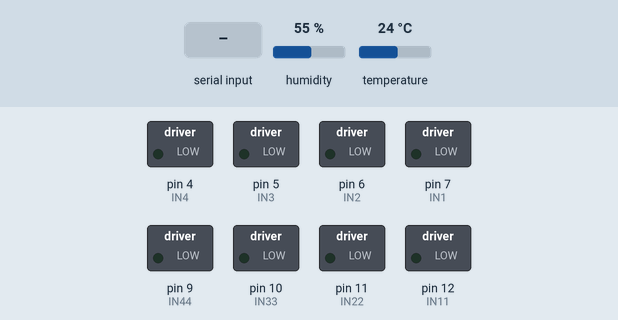
Bench run of a sketch on a simulated Arduino Uno, built with avr-gcc and run on an emulated ATmega328P. On the bench: switched loads named in the sketch (green lamp = pin HIGH). Inputs (shaded band) come from the test bench; at power-on: humidity 55 %, temperature 24 °C. What the sketch prints to the serial monitor is not drawn.

Above: at 1.2 s.
1.3 s: "A" received over Serial
At 2.4 s:
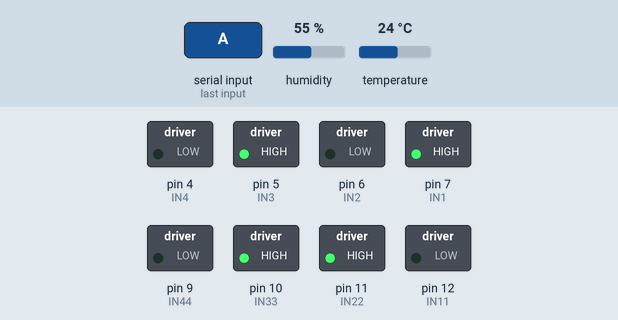
2.8 s: "B" received over Serial
At 3.5 s:
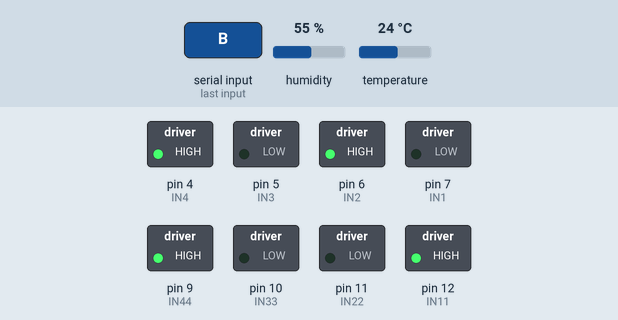
4.3 s: "C" received over Serial
At 5.0 s:
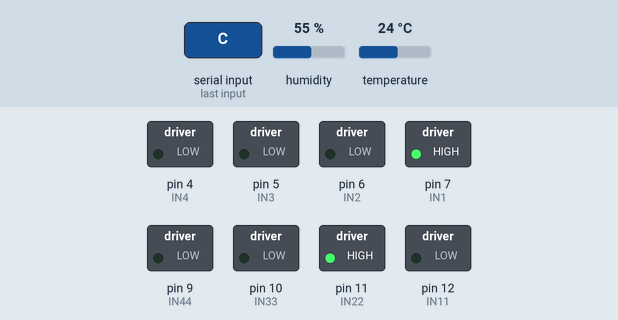
5.8 s: "D" received over Serial
At 7.0 s:
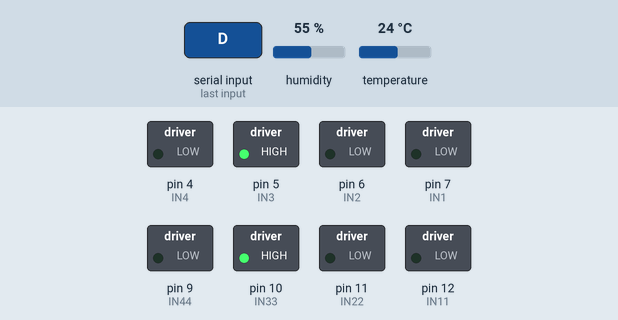
7.3 s: "X" received over Serial
At 8.3 s:
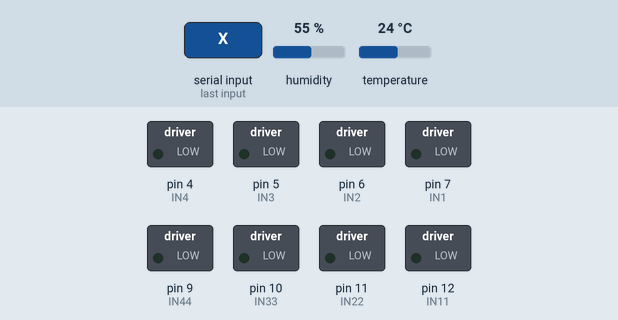
13.3 s: "A" received over Serial
At 13.77 s:
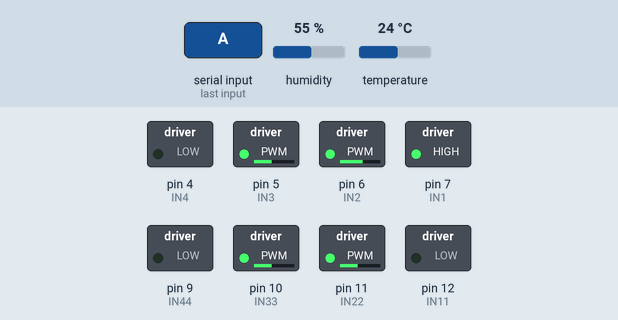
Timing chart, 0 to 16.3 s (numbered marks = the images above; inputs shaded):
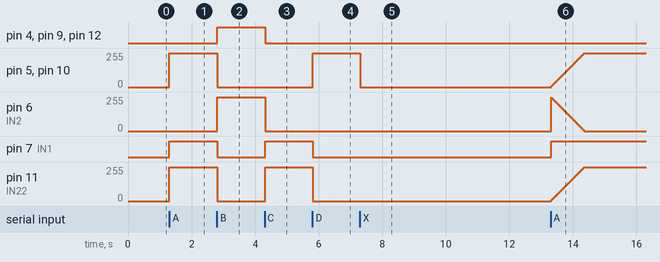

Measured:
- after the input at 1.3 s, pin 5 (IN3), pin 10 (IN33), pin 11 (IN22): 0/255 → 255/255 at once; pin 7 (IN1): LOW → HIGH at once
- after the input at 2.8 s, pin 4 (IN4), pin 9 (IN44), pin 12 (IN11): LOW → HIGH at once; pin 5 (IN3), pin 10 (IN33), pin 11 (IN22): 255/255 → 0/255 at once; pin 6 (IN2): 0/255 → 255/255 at once; pin 7 (IN1): HIGH → LOW at once
- after the input at 4.3 s, pin 4 (IN4), pin 9 (IN44), pin 12 (IN11): HIGH → LOW at once; pin 6 (IN2): 255/255 → 0/255 at once; pin 7 (IN1): LOW → HIGH at once; pin 11 (IN22): 0/255 → 255/255 at once
- after the input at 5.8 s, pin 5 (IN3), pin 10 (IN33): 0/255 → 255/255 at once; pin 7 (IN1): HIGH → LOW at once; pin 11 (IN22): 255/255 → 0/255 at once
- after the input at 7.3 s, pin 5 (IN3), pin 10 (IN33): 255/255 → 0/255 at once
- after the input at 13.3 s, pin 5 (IN3), pin 10 (IN33), pin 11 (IN22): moves from 0/255 to 255/255 over 1.0 s, starting at once; pin 7 (IN1): LOW → HIGH at once

The sketch:

codeXeDieuKhien.ino
```cpp
//#include <SoftwareSerial.h>
//SoftwareSerial BTserial(0, 1); // RX | TX
#include "DHT.h"
#define IN1 7
#define IN2 6
#define IN3 5
#define IN4 4
#define IN11 12
#define IN22 11
#define IN33 10
#define IN44 9
#define MAX_SPEED 255 //từ 0-255
#define MIN_SPEED 0
int sensorPin = A0;
int sensorValue = 0;
int tocDo = 0;
char lenh = ' ';
boolean xeChay = false;
const int DHTPIN = 3;
const int DHTTYPE = DHT11;
DHT dht(DHTPIN, DHTTYPE);
void nhietdo_doam() {
  float h = dht.readHumidity();
  float t = dht.readTemperature();

  Serial.print(h);

  Serial.print(",");

  Serial.print(t);

  Serial.print(";");
  delay(1);
  //Serial.print("\n DO AM: ");
  //Serial.print(h);
  //Serial.print(" %\t");
  //Serial.print("NHIET DO: "); Serial.print(t); Serial.print(" *C ");
}
void setup() {
  Serial.begin(9600);
  //BTserial.begin(9600);
  dht.begin();
  pinMode(IN1, OUTPUT);
  pinMode(IN2, OUTPUT);
  pinMode(IN3, OUTPUT);
  pinMode(IN4, OUTPUT);
  pinMode(IN11, OUTPUT);
  pinMode(IN22, OUTPUT);
  pinMode(IN33, OUTPUT);
  pinMode(IN44, OUTPUT);
}
void motor_Phai_Dung() {
  digitalWrite(IN1, LOW);
  digitalWrite(IN2, LOW);
  digitalWrite(IN11, LOW);
  digitalWrite(IN22, LOW);
}
void motor_Trai_Dung() {
  digitalWrite(IN3, LOW);
  digitalWrite(IN4, LOW);
  digitalWrite(IN33, LOW);
  digitalWrite(IN44, LOW);
}
void motor_Phai_Tien(int speed) { //speed: từ 0 - MAX_SPEED
  speed = constrain(speed, MIN_SPEED, MAX_SPEED);//đảm báo giá trị nằm trong một khoảng từ 0 - MAX_SPEED - http://arduino.vn/reference/constrain
  digitalWrite(IN1, HIGH);// chân này không có PWM
  analogWrite(IN2, 255 - speed);
  digitalWrite(IN11, LOW);// chân này không có PWM
  analogWrite(IN22, speed);
}
void motor_Phai_Lui(int speed) {
  speed = constrain(speed, MIN_SPEED, MAX_SPEED);//đảm báo giá trị nằm trong một khoảng từ 0 - MAX_SPEED - http://arduino.vn/reference/constrain
  digitalWrite(IN1, LOW);// chân này không có PWM
  analogWrite(IN2, speed);
  digitalWrite(IN11, HIGH);// chân này không có PWM
  analogWrite(IN22, 255 - speed);
}
void motor_Trai_Tien(int speed) { //speed: từ 0 - MAX_SPEED
  speed = constrain(speed, MIN_SPEED, MAX_SPEED);//đảm báo giá trị nằm trong một khoảng từ 0 - MAX_SPEED - http://arduino.vn/reference/constrain
  analogWrite(IN3, speed);
  digitalWrite(IN4, LOW);// chân này không có PWM
  analogWrite(IN33, speed);
  digitalWrite(IN44, LOW);// chân này không có PWM
}
void motor_Trai_Lui(int speed) {
  speed = constrain(speed, MIN_SPEED, MAX_SPEED);//đảm báo giá trị nằm trong một khoảng từ 0 - MAX_SPEED - http://arduino.vn/reference/constrain
  analogWrite(IN4, 255);
  digitalWrite(IN3, LOW);// chân này không có PWM
  analogWrite(IN44, 255);
  digitalWrite(IN33, LOW);// chân này không có PWM
}
void loop() {
  if (Serial.available()) {
    lenh = Serial.read();
  }
  if (lenh == 'X') {
    tocDo = 0;
    //Serial.println("X");
  } else tocDo += 3;
  switch (lenh) {
    case 'A':
      motor_Phai_Tien(tocDo);
      motor_Trai_Tien(tocDo);
      xeChay = true;
      //Serial.println("A");
      break;
    case 'B':
      motor_Phai_Lui(tocDo);
      motor_Trai_Lui(tocDo);
      xeChay = true;
      //Serial.println("B");
      break;
    case 'C':
      motor_Phai_Tien(tocDo);
      motor_Trai_Dung();
      xeChay = true;
      //Serial.println("C");
      break;
    case 'D':
      motor_Phai_Dung();
      motor_Trai_Tien(tocDo);
      xeChay = true;
      //Serial.println("D");
      break;
    case 'X':
      motor_Phai_Dung();
      motor_Trai_Dung();
      xeChay = true;
      //Serial.println("X");
      break;
  }
  nhietdo_doam();
}
```
